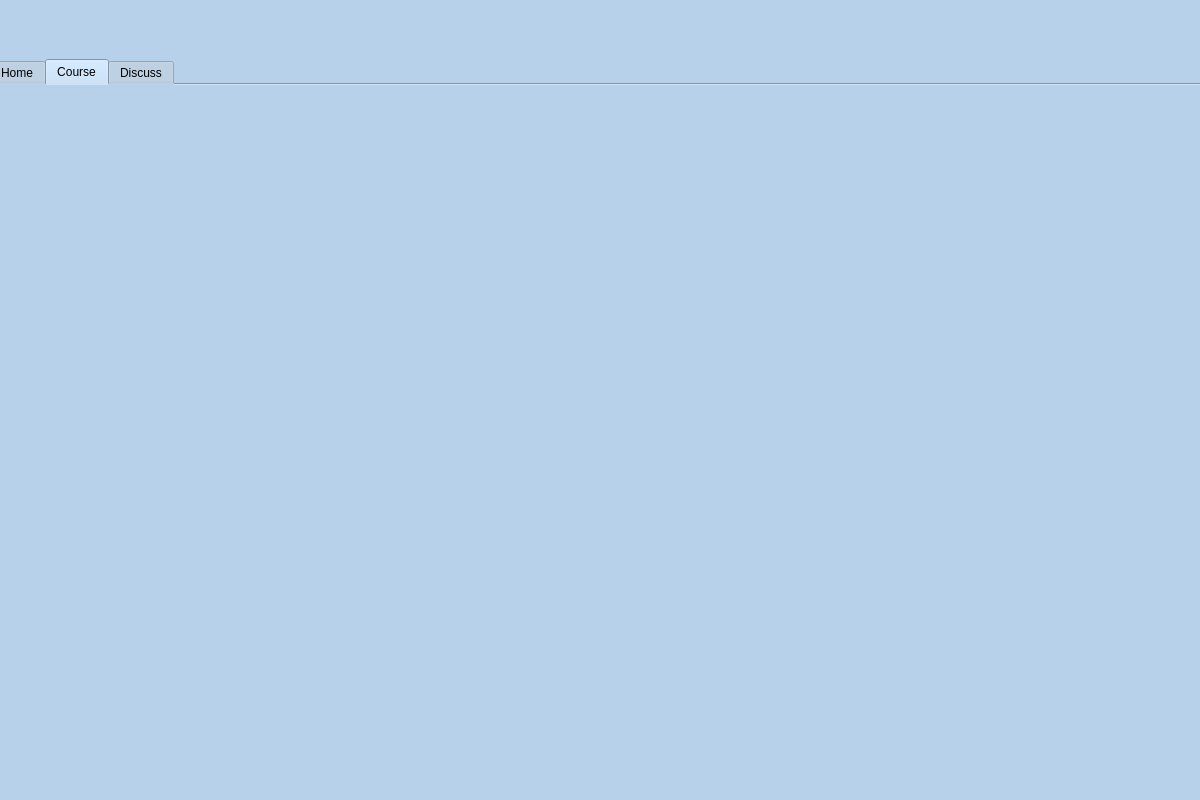
<?xml version="1.0" encoding="UTF-8"?>
<ui version="4.0">
 <class>MainWindow</class>
 <widget class="QMainWindow" name="MainWindow">
  <property name="geometry">
   <rect>
    <x>0</x>
    <y>0</y>
    <width>1200</width>
    <height>800</height>
   </rect>
  </property>
  <property name="windowTitle">
   <string>MainWindow</string>
  </property>
  <property name="styleSheet">
   <string notr="true">#MainWindow
{
	background-color: rgb(183, 209, 234);
}</string>
  </property>
  <widget class="QWidget" name="centralwidget">
   <widget class="QTabWidget" name="tabWidget">
    <property name="geometry">
     <rect>
      <x>-11</x>
      <y>59</y>
      <width>1221</width>
      <height>751</height>
     </rect>
    </property>
    <property name="layoutDirection">
     <enum>Qt::LeftToRight</enum>
    </property>
    <property name="styleSheet">
     <string notr="true">background-color: rgb(183, 209, 234);</string>
    </property>
    <property name="tabPosition">
     <enum>QTabWidget::North</enum>
    </property>
    <property name="currentIndex">
     <number>1</number>
    </property>
    <widget class="QWidget" name="tabHome">
     <attribute name="title">
      <string>Home</string>
     </attribute>
    </widget>
    <widget class="QWidget" name="tabCourse">
     <attribute name="title">
      <string>Course</string>
     </attribute>
    </widget>
    <widget class="QWidget" name="tabDiscuss">
     <attribute name="title">
      <string>Discuss</string>
     </attribute>
    </widget>
   </widget>
  </widget>
 </widget>
 <resources/>
 <connections/>
</ui>
